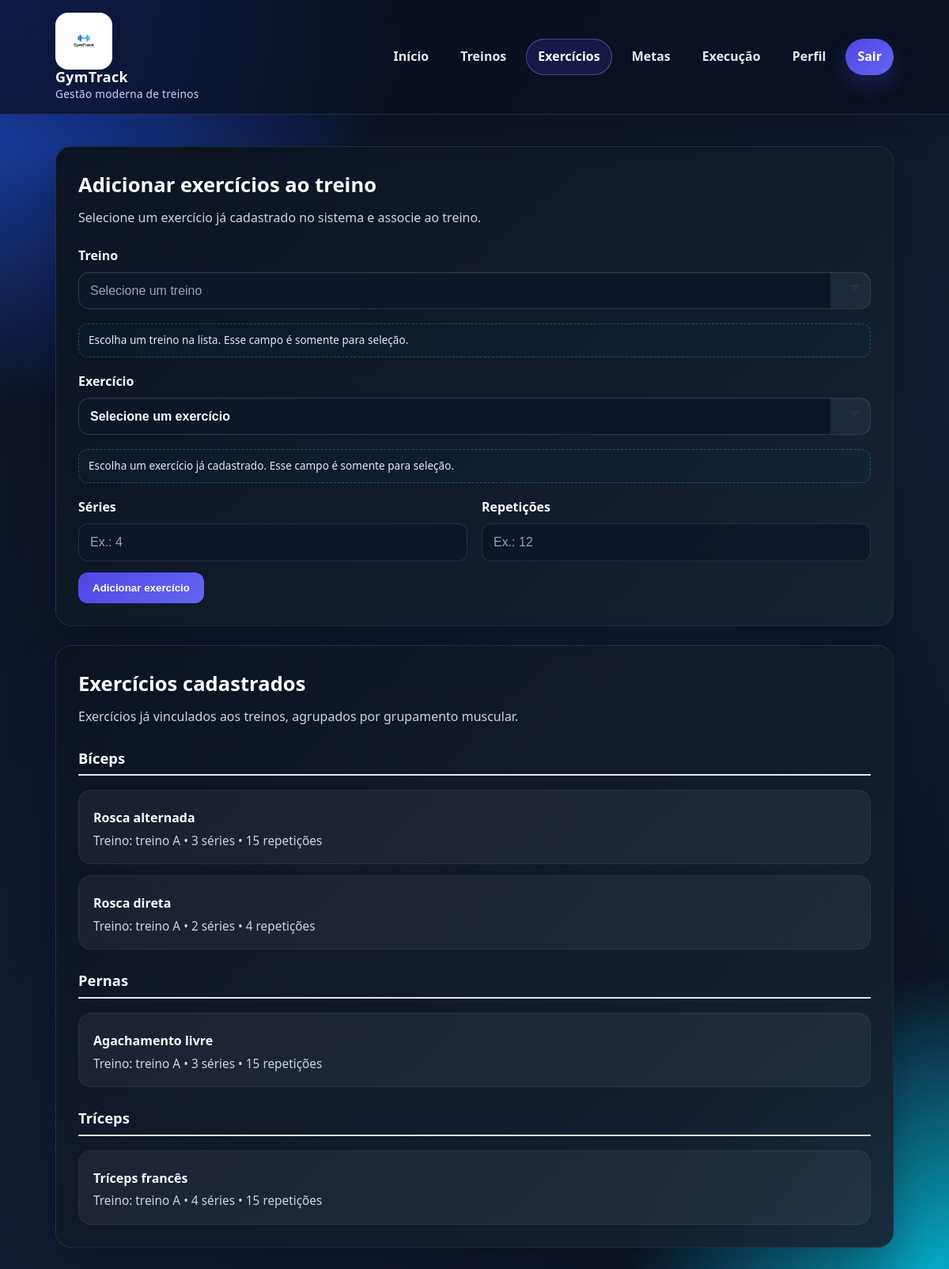
Screenshot of /exercicios/ (signed in) with the database file from the repository.
### core/models.py (models this page shows, shortened)
class Exercicio(models.Model):
    treino = models.ForeignKey(Treino, on_delete=models.CASCADE, related_name='exercicios')
    exercicio_base = models.ForeignKey(
        ExercicioBase,
        on_delete=models.CASCADE,
        related_name='exercicios_do_sistema',
        null=True,
        blank=True
    )
    nome = models.CharField(max_length=100, blank=True, null=True)
    series = models.PositiveIntegerField()
    repeticoes = models.PositiveIntegerField()

class ExercicioBase(models.Model):
    nome = models.CharField(max_length=100, unique=True)
    grupo_muscular = models.CharField(max_length=50)
    def __str__(self):
        return f"{self.nome} ({self.grupo_muscular})"

class Treino(models.Model):
    usuario = models.ForeignKey(User, on_delete=models.CASCADE)
    nome = models.CharField(max_length=100)
    def __str__(self):
        return self.nome

### core/views.py (the view)
# urls.py: path('exercicios/', views.exercicios_view, name='exercicios'),
@login_required
def exercicios_view(request):
    if request.method == 'POST':
        form = ExercicioForm(request.POST)
        form.fields['treino'].queryset = Treino.objects.filter(usuario=request.user).order_by('-id')
        if form.is_valid():
            exercicio = form.save(commit=False)
            if exercicio.treino.usuario != request.user:
                messages.error(request, 'Você não tem permissão para adicionar exercícios a este treino.')
                return redirect('exercicios')
            exercicio.save()
            messages.success(request, 'Exercício adicionado com sucesso!')
            return redirect('exercicios')
        else:
            for errors in form.errors.values():
                for error in errors:
                    messages.error(request, error)
    else:
        form = ExercicioForm()
        form.fields['treino'].queryset = Treino.objects.filter(usuario=request.user).order_by('-id')
    exercicios = Exercicio.objects.select_related(
        'treino',
        'exercicio_base'
    ).filter(
        treino__usuario=request.user
    ).order_by('exercicio_base__grupo_muscular', 'exercicio_base__nome')
    exercicios_agrupados = {}
    for exercicio in exercicios:
        grupo = exercicio.exercicio_base.grupo_muscular if exercicio.exercicio_base else 'Outros'
        if grupo not in exercicios_agrupados:
            exercicios_agrupados[grupo] = []
        exercicios_agrupados[grupo].append(exercicio)
    return render(request, 'core/exercicios.html', {
        'form': form,
        'exercicios_agrupados': exercicios_agrupados
    })

### core/forms.py (called while the page is built)
def _append_widget_class(widget, class_name):
    current_class = widget.attrs.get('class', '').strip()
    widget.attrs['class'] = f'{current_class} {class_name}'.strip()

### core/templates/core/exercicios.html (shortened to what this page needs)
{% extends 'core/base.html' %}
{% block content %}
<section class="page-grid feature-page">
    <div class="content-card">
        <h2 class="section-title">Adicionar exercícios ao treino</h2>
        <p class="section-subtitle">Selecione um exercício já cadastrado no sistema e associe ao treino.</p>
        <form method="post">
            <div class="form-grid">
                <div class="form-group full">
                    <label for="{{ form.treino.id_for_label }}">Treino</label>
                    {{ form.treino }}
                    <small id="treino-select-hint" class="form-hint form-hint-select">
                        Escolha um treino na lista. Esse campo é somente para seleção.
                    </small>
                </div>
                <div class="form-group full">
                    <label for="{{ form.exercicio_base.id_for_label }}">Exercício</label>
                    {{ form.exercicio_base }}
                    <small id="exercicio-select-hint" class="form-hint form-hint-select">
                        Escolha um exercício já cadastrado. Esse campo é somente para seleção.
                    </small>
                </div>
                <div class="form-group">
                    <label for="{{ form.series.id_for_label }}">Séries</label>
                    {{ form.series }}
                </div>
                <div class="form-group">
                    <label for="{{ form.repeticoes.id_for_label }}">Repetições</label>
                    {{ form.repeticoes }}
                </div>
            </div>
            <div class="form-actions">
                <button type="submit" class="btn btn-primary">Adicionar exercício</button>
            </div>
        </form>
    </div>
    <div class="list-card">
        <h3 class="section-title">Exercícios cadastrados</h3>
        <p class="section-subtitle">Exercícios já vinculados aos treinos, agrupados por grupamento muscular.</p>
        {% if exercicios_agrupados %}
            {% for grupo, lista_exercicios in exercicios_agrupados.items %}
                <div class="muscle-group-block">
                    <h4 class="muscle-group-title">{{ grupo }}</h4>
                    <ul class="items-list">
                        {% for exercicio in lista_exercicios %}
                            <li class="item">
                                <div>
                                    <strong>
                                        {% if exercicio.exercicio_base %}
                                            {{ exercicio.exercicio_base.nome }}
                                        {% else %}
                                            {{ exercicio.nome }}
                                        {% endif %}
                                    </strong>
                                    <span>
                                        Treino: {{ exercicio.treino.nome }} •
                                        {{ exercicio.series }} séries •
                                        {{ exercicio.repeticoes }} repetições
                                    </span>
                                </div>
                            </li>
                        {% endfor %}
                    </ul>
                </div>
            {% endfor %}
        {% else %}
            <div class="empty-state">Nenhum exercício cadastrado até o momento.</div>
        {% endif %}
    </div>
</section>
{% endblock %}

### rows the page displays
Exercicio: grupo_muscular "Bíceps", exercicio_base.nome "Rosca alternada", treino.nome "treino A", series "3", repeticoes "15"
Exercicio: exercicio_base.nome "Rosca direta", treino.nome "treino A", series "2", repeticoes "4"
Exercicio: grupo_muscular "Pernas", exercicio_base.nome "Agachamento livre", treino.nome "treino A", series "3", repeticoes "15"
Exercicio: grupo_muscular "Tríceps", exercicio_base.nome "Tríceps francês", treino.nome "treino A", series "4", repeticoes "15"
